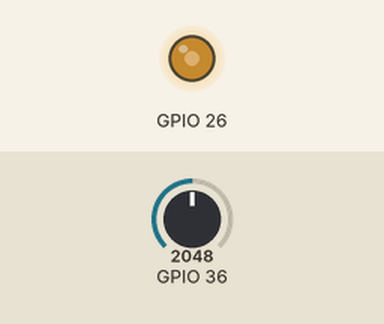
Bench run of a program on a simulated ESP32. On the bench: output pins drawn as LEDs (lit = HIGH). The test bench sets the inputs (shaded band); at power-on: GPIO 36 = 2048.

Above: at 1.2 s.
1.3 s: GPIO 36 set to 2866
At 2.1 s:
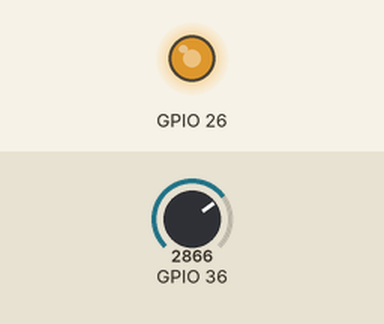
2.8 s: GPIO 36 set to 3603
At 3.3 s:
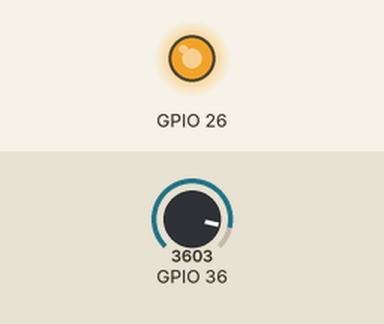
4.3 s: GPIO 36 set to 491
At 5.5 s:
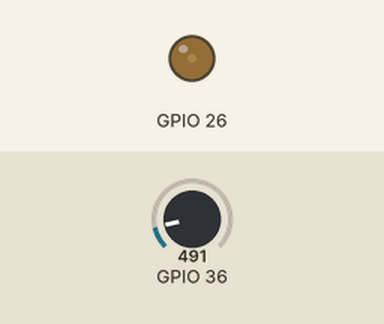
Timing chart, 0 to 7.3 s (numbered marks = the images above; inputs shaded):
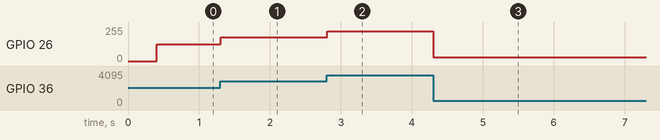

Measured:
- after the input at 1.3 s, GPIO 26: 127/255 → 178/255 at once
- after the input at 2.8 s, GPIO 26: 178/255 → 224/255 at once
- after the input at 4.3 s, GPIO 26: 224/255 → 30/255 at once

The program:

main.cpp
```cpp
#include <Arduino.h>

#include <ESP_NOW.hpp>
#include <FIR.hpp>
#include <IIR.hpp>
#include <MQTT.hpp>
#include <_CAN.hpp>

/*--CAN--*/
// _CAN can = _CAN();
// char array[8];

/*--ESP-NOW--*/
// void OnDataSentDefaultCB(const uint8_t *mac_addr, esp_now_send_status_t status) {
//	Serial.println("\nLast Packet Send Status:\t" + (status == ESP_NOW_SEND_SUCCESS) ? "Successfully sent" : "Sending failed");
// }
//
// void OnDataRecvDefaultCB(const uint8_t *mac, const uint8_t *incomingData, int len) {
// 	DynamicJsonDocument doc(1024);
// 	deserializeJson(doc, incomingData);
//
// 	Serial.print("Mac: ");
// 	for (int i = 0; i < 6; i++) {
// 		Serial.print(mac[i], HEX);
// 		if (i < 5) Serial.print(":");
// 	}
// 	Serial.print("\nName: ");
// 	Serial.println(doc["Name"].as<String>());
// 	Serial.println();
// }
// ESP_NOW esp_now = ESP_NOW(OnDataRecvDefaultCB, OnDataSentDefaultCB);

/*--MQTT--*/
// void callback(char *topic, byte *payload, unsigned int length) {
//	Serial.print("[" + String(topic) + "] ");
//	for (int i = 0; i < length; i++) {
//		Serial.print((char)payload[i]);
//	}
//	Serial.println();
// }
//
// MQTT mqtt = MQTT(callback);

/*--FIR--*/
/*
-0.0004872245858301694
-0.002815732104702255
-0.008151699315969747
-0.0141073783734772
-0.011622597681533392
0.012637934744367564
0.06620569890643453
0.13947460447830148
0.20479027488652032
0.2311025556079767
0.20479027488652032
0.13947460447830148
0.06620569890643453
0.012637934744367564
-0.011622597681533392
-0.0141073783734772
-0.008151699315969747
-0.002815732104702255
-0.0004872245858301694
*/

float* coefficients = new float[19]{-0.0004872245858301694,
									-0.002815732104702255,
									-0.008151699315969747,
									-0.0141073783734772,
									-0.011622597681533392,
									0.012637934744367564,
									0.06620569890643453,
									0.13947460447830148,
									0.20479027488652032,
									0.2311025556079767,
									0.20479027488652032,
									0.13947460447830148,
									0.06620569890643453,
									0.012637934744367564,
									-0.011622597681533392,
									-0.0141073783734772,
									-0.008151699315969747,
									-0.002815732104702255,
									-0.0004872245858301694};
FIR fir = FIR(19, coefficients);

/*--IIR--*/
// IIR iir = IIR();

void setup() {
	/*--CAN--*/
	// can.init();

	/*--ESP-NOW--*/
	// esp_now.init();

	/*--MQTT--*/
	// mqtt.connect();

	/*--FIR--*/
	fir.init();

	/*--IIR--*/
	// iir.init();
}

void loop() {
	/*--CAN--*/
	// can.read();
	// Serial.readBytesUntil(13, array, 8);
	// if (array[0] != '\0') can.send(array);
	// for (int i = 0; i < 8; i++) array[i] = '\0';

	/*--ESP-NOW--*/
	// DynamicJsonDocument doc(1024);
	// doc["MAC"] = WiFi.macAddress();
	// doc["Name"] = "Dalek";
	// esp_now.send(doc);
	// delay(1000);

	/*--MQTT--*/
	// mqtt.publish("DIC/Button", "Hello World!");
	// mqtt.loop();

	/*--FIR--*/
	fir.loop();

	/*--IIR--*/
	// iir.loop();
}
```
